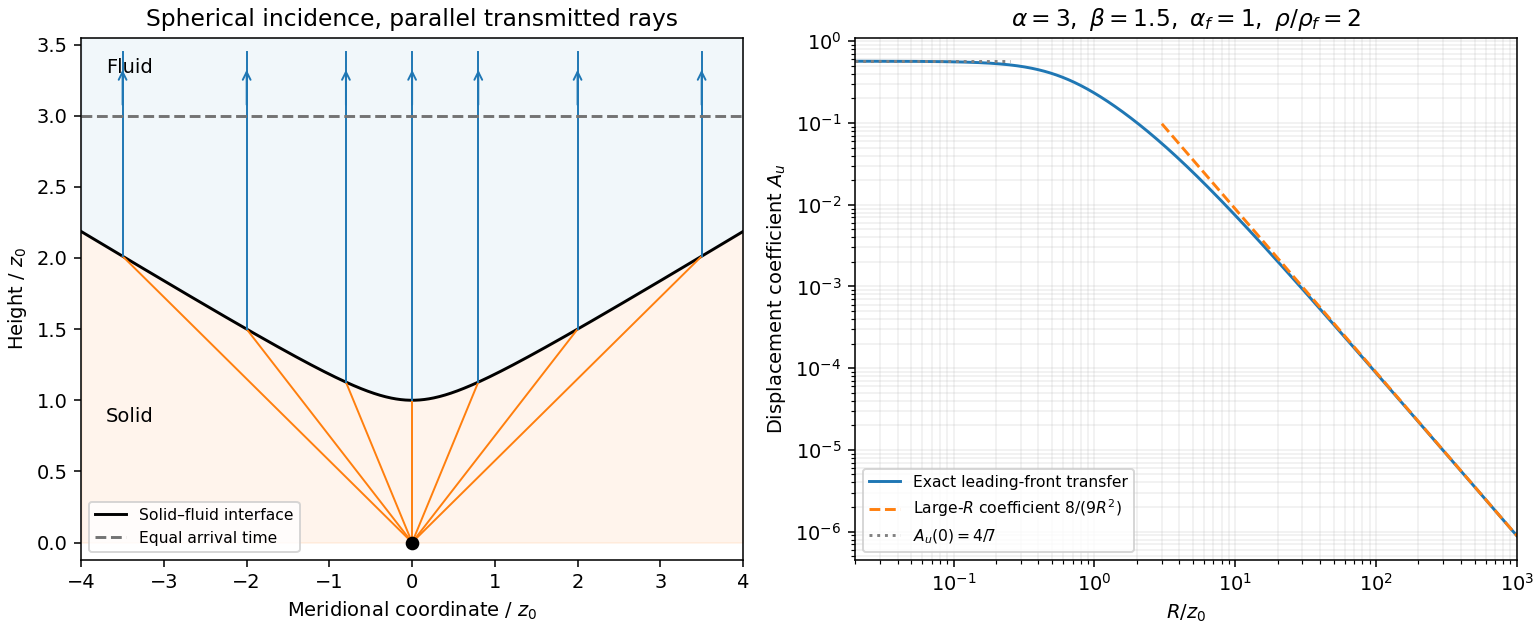

Generate this figure with Python:
"""Original ray/front plot; tested Python 3.14 with root NumPy/Matplotlib pins.
Only output is a same-basename opaque PNG in caller CWD. Preserves MPLCONFIGDIR.
"""
from pathlib import Path
import numpy as np
import matplotlib
matplotlib.use('Agg')
import matplotlib.pyplot as plt


def geometry(radius):
    # z0=1, alpha=3, alpha_f=1; solid rho=2, beta=1.5; fluid rho=1.
    alpha, alpha_f, z0 = 3.0, 1.0, 1.0
    s = z0 * (alpha - alpha_f)
    d2 = alpha ** 2 - alpha_f ** 2
    D = np.sqrt(s ** 2 + d2 * np.asarray(radius) ** 2)
    Z = (alpha * s + alpha_f * D) / d2
    r = (alpha * D + alpha_f * s) / d2
    return Z, r, D


def displacement_coefficient(radius):
    alpha, alpha_f, beta, rho, rho_f = 3.0, 1.0, 1.5, 2.0, 1.0
    _, r, D = geometry(radius)
    denom_angle = np.sqrt(4 + alpha ** 2 * radius ** 2)
    sinP = alpha * radius / denom_angle
    cosP = 2 / denom_angle
    sinS = beta / alpha * sinP
    cosS = np.sqrt(1 - sinS ** 2)
    cosF = D / denom_angle
    C = 1 - 2 * sinS ** 2
    E = C ** 2 + (beta / alpha) ** 2 * (2 * sinP * cosP) * (2 * sinS * cosS)
    T = 2 * rho * alpha_f * C * cosP / (rho_f * alpha_f * cosP + rho * alpha * E * cosF)
    return T / (alpha_f * r)


def main():
    fig, axes = plt.subplots(1, 2, figsize=(11.0, 4.5), layout='constrained', facecolor='white')
    x = np.linspace(-4, 4, 701)
    Z, _, _ = geometry(np.abs(x))
    ax = axes[0]
    ax.fill_between(x, 0, Z, color='C1', alpha=0.08)
    ax.fill_between(x, Z, 3.55, color='C0', alpha=0.06)
    ax.plot(x, Z, color='black', label='Solid–fluid interface')
    for hit in [-3.5, -2, -0.8, 0, 0.8, 2, 3.5]:
        height, _, _ = geometry(abs(hit))
        ax.plot([0, hit], [0, height], color='C1', linewidth=1)
        ax.plot([hit, hit], [height, 3.45], color='C0', linewidth=1)
        ax.annotate('', xy=(hit, 3.35), xytext=(hit, 3.05),
                    arrowprops={'arrowstyle': '->', 'color': 'C0'})
    ax.scatter([0], [0], color='black', zorder=4)
    ax.axhline(3.0, linestyle='--', color='0.45', label='Equal arrival time')
    ax.text(-3.7, 0.85, 'Solid', fontsize=10)
    ax.text(-3.7, 3.3, 'Fluid', fontsize=10)
    ax.set(xlabel=r'Meridional coordinate / $z_0$', ylabel=r'Height / $z_0$',
           title='Spherical incidence, parallel transmitted rays', xlim=(-4, 4), ylim=(-0.12, 3.55))
    ax.legend(loc='lower left', fontsize=8)
    R = np.geomspace(0.02, 1000, 1000)
    ax = axes[1]
    ax.loglog(R, displacement_coefficient(R), label='Exact leading-front transfer')
    far = R[R >= 3]
    ax.loglog(far, 8 / (9 * far ** 2), '--', label=r'Large-$R$ coefficient $8/(9R^2)$')
    ax.hlines(4 / 7, 0.02, 0.25, color='0.5', linestyle=':', label=r'$A_u(0)=4/7$')
    ax.set(xlabel=r'$R/z_0$', ylabel=r'Displacement coefficient $A_u$',
           title=r'$\alpha=3,\ \beta=1.5,\ \alpha_f=1,\ \rho/\rho_f=2$', xlim=(0.02, 1000))
    ax.grid(alpha=0.2, which='both')
    ax.legend(fontsize=8, loc='lower left')
    fig.savefig(Path(__file__).with_suffix('.png').name, dpi=140, facecolor='white', transparent=False)
    plt.close(fig)


if __name__ == '__main__':
    main()
